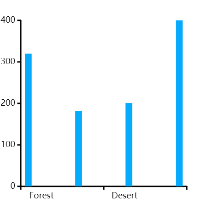
#> input picture img/sim6.png, 207 x 207 px, found by its file name
$ python template_match2.py
#> lines starting #> are read from the running program, lines starting #| are printed output that depends on the picture; long printed decimals are rounded
import cv2
import numpy as np
from PIL import Image
import requests
from io import BytesIO
import matplotlib

matplotlib.use('TkAgg')
import matplotlib.pyplot as plt


def aHash(img):
    # 均值哈希算法
    # 缩放为8*8
    img = cv2.resize(img, (8, 8))
    # 转换为灰度图
    gray = cv2.cvtColor(img, cv2.COLOR_BGR2GRAY)
    # s为像素和初值为0，hash_str为hash值初值为''
    s = 0
    hash_str = ''
    # 遍历累加求像素和
    for i in range(8):
        for j in range(8):
            s = s + gray[i, j]
    # 求平均灰度
    avg = s / 64
    # 灰度大于平均值为1相反为0生成图片的hash值
    for i in range(8):
        for j in range(8):
            if gray[i, j] > avg:
                hash_str = hash_str + '1'
            else:
                hash_str = hash_str + '0'
    return hash_str


def dHash(img):
    # 差值哈希算法
    # 缩放8*8
    img = cv2.resize(img, (9, 8))
    # 转换灰度图
    gray = cv2.cvtColor(img, cv2.COLOR_BGR2GRAY)
    hash_str = ''
    # 每行前一个像素大于后一个像素为1，相反为0，生成哈希
    for i in range(8):
        for j in range(8):
            if gray[i, j] > gray[i, j + 1]:
                hash_str = hash_str + '1'
            else:
                hash_str = hash_str + '0'
    return hash_str


def pHash(img):
    # 感知哈希算法
    # 缩放32*32
    img = cv2.resize(img, (32, 32))  # , interpolation=cv2.INTER_CUBIC

    # 转换为灰度图
    gray = cv2.cvtColor(img, cv2.COLOR_BGR2GRAY)
    # 将灰度图转为浮点型，再进行dct变换
    dct = cv2.dct(np.float32(gray))
    # opencv实现的掩码操作
    dct_roi = dct[0:8, 0:8]

    hash = []
    avreage = np.mean(dct_roi)
    for i in range(dct_roi.shape[0]):
        for j in range(dct_roi.shape[1]):
            if dct_roi[i, j] > avreage:
                hash.append(1)
            else:
                hash.append(0)
    return hash


def calculate(image1, image2):
    # 灰度直方图算法
    # 计算单通道的直方图的相似值
    hist1 = cv2.calcHist([image1], [0], None, [256], [0.0, 255.0])
    hist2 = cv2.calcHist([image2], [0], None, [256], [0.0, 255.0])
    # 计算直方图的重合度
    degree = 0
    for i in range(len(hist1)):
        if hist1[i] != hist2[i]:
            degree = degree + \
                     (1 - abs(hist1[i] - hist2[i]) / max(hist1[i], hist2[i]))
        else:
            degree = degree + 1
    degree = degree / len(hist1)
    return degree


def classify_hist_with_split(image1, image2, size=(256, 256)):
    # RGB每个通道的直方图相似度
    # 将图像resize后，分离为RGB三个通道，再计算每个通道的相似值
    image1 = cv2.resize(image1, size)
    image2 = cv2.resize(image2, size)
    sub_image1 = cv2.split(image1)
    sub_image2 = cv2.split(image2)
    sub_data = 0
    for im1, im2 in zip(sub_image1, sub_image2):
        sub_data += calculate(im1, im2)
    sub_data = sub_data / 3
    return sub_data


def cmpHash(hash1, hash2):
    # Hash值对比
    # 算法中1和0顺序组合起来的即是图片的指纹hash。顺序不固定，但是比较的时候必须是相同的顺序。
    # 对比两幅图的指纹，计算汉明距离，即两个64位的hash值有多少是不一样的，不同的位数越小，图片越相似
    # 汉明距离：一组二进制数据变成另一组数据所需要的步骤，可以衡量两图的差异，汉明距离越小，则相似度越高。汉明距离为0，即两张图片完全一样
    n = 0
    # hash长度不同则返回-1代表传参出错
    if len(hash1) != len(hash2):
        return -1
    # 遍历判断
    for i in range(len(hash1)):
        # 不相等则n计数+1，n最终为相似度
        if hash1[i] != hash2[i]:
            n = n + 1
    return n


def getImageByUrl(url):
    # 根据图片url 获取图片对象
    html = requests.get(url, verify=False)
    image = Image.open(BytesIO(html.content))
    return image


def PILImageToCV():
    # PIL Image转换成OpenCV格式
    path = "/Users/waldenz/Documents/Work/doc/TestImages/t3.png"
    img = Image.open(path)
    plt.subplot(121)
    plt.imshow(img)
    print(isinstance(img, np.ndarray))
    img = cv2.cvtColor(np.asarray(img), cv2.COLOR_RGB2BGR)
    print(isinstance(img, np.ndarray))
    plt.subplot(122)
    plt.imshow(img)
    plt.show()


def CVImageToPIL():
    # OpenCV图片转换为PIL image
    path = "/Users/waldenz/Documents/Work/doc/TestImages/t3.png"
    img = cv2.imread(path)
    # cv2.imshow("OpenCV",img)
    plt.subplot(121)
    plt.imshow(img)

    img2 = Image.fromarray(cv2.cvtColor(img, cv2.COLOR_BGR2RGB))
    plt.subplot(122)
    plt.imshow(img2)
    plt.show()


def bytes_to_cvimage(filebytes):
    # 图片字节流转换为cv image
    image = Image.open(filebytes)
    img = cv2.cvtColor(np.asarray(image), cv2.COLOR_RGB2BGR)
    return img


def runAllImageSimilaryFun(para1, para2):
    # 均值、差值、感知哈希算法三种算法值越小，则越相似,相同图片值为0
    # 三直方图算法和单通道的直方图 0-1之间，值越大，越相似。 相同图片为1

    # t1,t2   14;19;10;  0.70;0.75
    # t1,t3   39 33 18   0.58 0.49
    # s1,s2  7 23 11     0.83 0.86  挺相似的图片
    # c1,c2  11 29 17    0.30 0.31

#> called with para1 = 'D:/1/sim6.png', para2 = 'D:/1/sim1.png'
    if para1.startswith("https"):
        # 根据链接下载图片，并转换为opencv格式
        img1 = getImageByUrl(para1)
        img1 = cv2.cvtColor(np.asarray(img1), cv2.COLOR_RGB2BGR)

        img2 = getImageByUrl(para2)
        img2 = cv2.cvtColor(np.asarray(img2), cv2.COLOR_RGB2BGR)
    else:
        # 通过imread方法直接读取物理路径
        img1 = cv2.imread(para1)
#> img1 is the input picture: shape (207, 207, 3); mean B, G, R 251, 245.1, 233.2
        img2 = cv2.imread(para2)
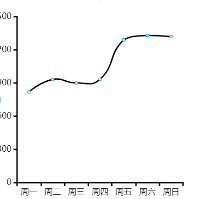
#> input picture img/sim1.png, 199 x 199 px, found by its file name
#> img2 is the input picture: shape (199, 199, 3); mean B, G, R 248.2, 248.1, 247.9

    hash1 = aHash(img1)
#> after the loop in aHash, `for i in range(8):`: s = 16216
#> in aHash, `avg = s / 64`: avg = 253.4
    hash2 = aHash(img2)
    n1 = cmpHash(hash1, hash2)
#> n1 = 7
    print('均值哈希算法相似度aHash：', n1)
#| 均值哈希算法相似度aHash： 7

    hash1 = dHash(img1)
    hash2 = dHash(img2)
    n2 = cmpHash(hash1, hash2)
#> n2 = 11
    print('差值哈希算法相似度dHash：', n2)
#| 差值哈希算法相似度dHash： 11

    hash1 = pHash(img1)
#> in pHash, `gray = cv2.cvtColor(img, cv2.COLOR_BGR2GRAY)`:
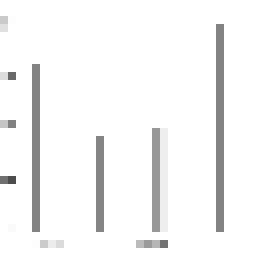
#> gray: shape (32, 32) (shown 8 times larger); min 77, max 255, mean 245.1
#> in pHash, `dct = cv2.dct(np.float32(gray))`:
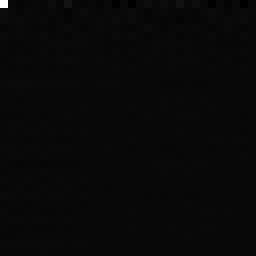
#> dct: shape (32, 32) float32 (shown 8 times larger); min -272.6, max 7843.7, mean 7.6; drawn with min black and max white
#> in pHash, `avreage = np.mean(dct_roi)`: avreage = 124.5
#> hash1 = 64 values, max 1 at index 0, min 0 at index 1, mean 0.0312
    hash2 = pHash(img2)
#> in pHash (call 2), `img = cv2.resize(img, (32, 32))`:
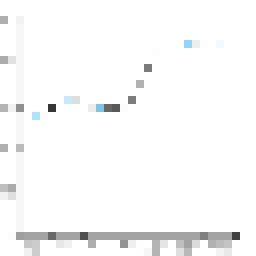
#> img: shape (32, 32, 3) (shown 8 times larger); mean of channels 0, 1, 2 249.2, 249.1, 248.9; drawn as B, G, R
#> in pHash (call 2), `avreage = np.mean(dct_roi)`: avreage = 124.8
#> hash2 = 64 values, max 1 at index 0, min 0 at index 1, mean 0.0469
    n3 = cmpHash(hash1, hash2)
#> n3 = 3
    print('感知哈希算法相似度pHash：', n3)
#| 感知哈希算法相似度pHash： 3

    n4 = classify_hist_with_split(img1, img2)
#> in classify_hist_with_split, `image1 = cv2.resize(image1, size)`:
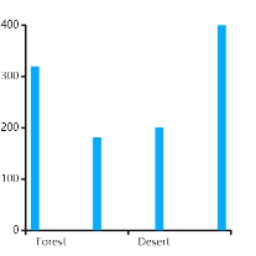
#> image1: shape (256, 256, 3); mean of channels 0, 1, 2 250.9, 244.9, 233; drawn as B, G, R
#> in classify_hist_with_split, `image2 = cv2.resize(image2, size)`:
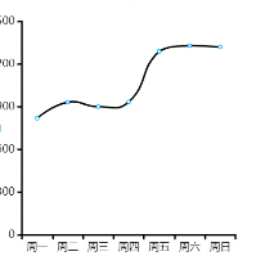
#> image2: shape (256, 256, 3); mean of channels 0, 1, 2 248.1, 248, 247.8; drawn as B, G, R
#> the loop in classify_hist_with_split, `for im1, im2 in zip(sub_image1, sub_image2):` made 3 passes
#> (degree in calculate, sub_data) on passes 1 to 3: ([0.353], [0.353]), ([0.354], [0.707]), ([0.331], [1.04])
#> in classify_hist_with_split, `sub_data = sub_data / 3`: sub_data = [0.346]
#> n4 = [0.346]
    print('三直方图算法相似度：', n4)
#| 三直方图算法相似度： [0.3461]

    n5 = calculate(img1, img2)
#> n5 = [0.33]
    print("单通道的直方图", n5)
#| 单通道的直方图 [0.3299]
    # print("%d %d %d %.2f %.2f " % (n1, n2, n3, round(n4[0], 2), n5[0]))
    # print("%.2f %.2f %.2f %.2f %.2f " % (1 - float(n1 / 64), 1 -
    #                                      float(n2 / 64), 1 - float(n3 / 64), round(n4[0], 2), n5[0]))

    plt.subplot(121)
    plt.imshow(Image.fromarray(cv2.cvtColor(img1, cv2.COLOR_BGR2RGB)))
    plt.subplot(122)
    plt.imshow(Image.fromarray(cv2.cvtColor(img2, cv2.COLOR_BGR2RGB)))
    plt.show()
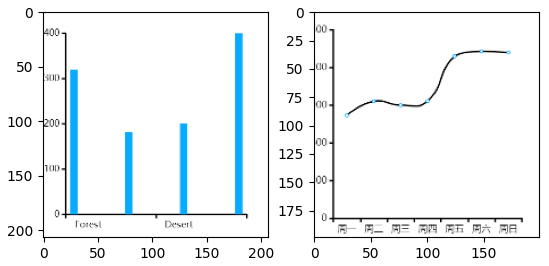
#> figure drawn by matplotlib, 2 panels


if __name__ == "__main__":
    p1 = "https://ww3.sinaimg.cn/bmiddle/007INInDly1g336j2zziwj30su0g848w.jpg"
    p2 = "https://ww3.sinaimg.cn/bmiddle/007INInDly1g336j2zziwj30su0g848w.jpg"
    # p2 = "https://ww2.sinaimg.cn/bmiddle/007INInDly1g336j10d32j30vd0hnam6.jpg"

    p1 = r'D:/1/sim6.png'
    p2 = r'D:/1/sim1.png'

    runAllImageSimilaryFun(p1, p2)
